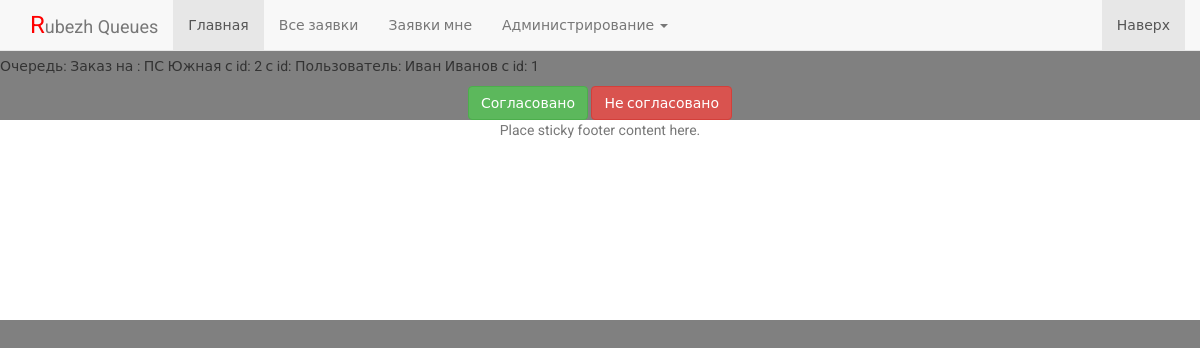
/queue/3/, run on an earlier commit of the app's database.
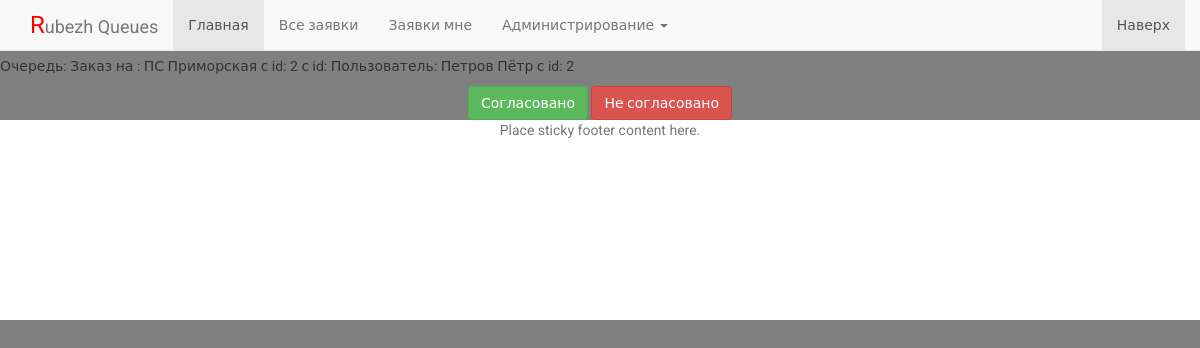
And on a later commit of the database.
### queues/models.py (models this page shows)
class Queue_links(models.Model):
    q_links = models.ForeignKey(Queue, blank=True, default=None)
    q_applications2 = models.ForeignKey(Unit, blank=True, default=None)
    created = models.DateTimeField(auto_now_add=True, auto_now=False)
    updated = models.DateTimeField(auto_now_add=False, auto_now=True)
    def __str__(self):
        return "Очередь: %s с id: %s" % (self.q_links, self.q_applications2)
    class Meta:
        verbose_name = 'Conference'
        verbose_name_plural = 'Conference'

class Queue(models.Model):
    queue_test = [1,2,3]
    initiator_obj = models.CharField(max_length=128)
    initiator_liable = models.CharField(max_length=128)
    initiator_phone = models.CharField(max_length=128, blank=False,default=None)
    comments = models.TextField(blank=True, null=True, default=None)
    img = models.ImageField(upload_to='img/', blank=True, null=True, default="img/IMG_3366.JPG")
    created = models.DateTimeField(auto_now_add=True, auto_now=False)
    updated = models.DateTimeField(auto_now_add=False, auto_now=True)
    def __str__(self):
        return "Заказ на : %s  с id: %s" % (self.initiator_obj,  self.id)
    class Meta:
        verbose_name = 'Queue'
        verbose_name_plural = 'Queues'

### applications/models.py (models this page shows)
class Unit(models.Model):
    user = models.ForeignKey(Subscriber, blank=True, null=True)
    status = models.ForeignKey(Status)
    created = models.DateTimeField(auto_now_add=False, auto_now=False)
    updated = models.DateTimeField(auto_now_add=False, auto_now=True)
    def __str__(self):
        return "%s" % (self.user)
    class Meta:
        verbose_name = 'Unit'
        verbose_name_plural = 'Units'

### landing/models.py (models this page shows)
class Subscriber(models.Model):
    email = models.EmailField()
    name = models.CharField(max_length=128)
    rank = models.CharField(max_length=128)
    def __str__(self):
        return "Пользователь: %s с id: %s" % (self.name, self.id)
    class Meta:
        verbose_name = 'users'
        verbose_name_plural = 'user'

### queues/views.py (the view)
# urls.py: url(r'^queue/(?P<queue_id>\w+)/$', views.queue, name='queue')
def queue(request, queue_id):
    queue = Queue_links.objects.get(id=queue_id)
    return render(request, 'queues/queue.html', locals())

### templates/queues/queue.html
{% extends 'base.html' %}
{% load static %}
{% block content %}
    <h3>Согласование заявки</h3>
    <p>
    {{ queue }}
    </p>
<center>
     <button class="btn btn-success">
                                    Согласовано
                                </button>
     <button class="btn btn-danger">
                                    Не согласовано
                                </button>
<center>
{% endblock %}

What changed in the data, as far as the page shows it:
changed Queue_links: q_links+q_applications2 "Очередь: Заказ на : ПС Южная с id: 2 с id: Пользователь: Иван Иванов с id: 1" → "Очередь: Заказ на : ПС Приморская с id: 2 с id: Пользователь: Петров Пётр с id: 2"
